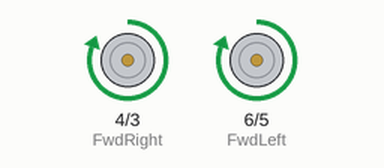
Recording of a sketch running on a simulated Arduino Uno, built with avr-gcc and run on an emulated ATmega328P. Shown: motor-driver pin pairs drawn as motors (green arrow = first pin HIGH = forward, orange = second pin HIGH = backward, longer = more drive).

Above: at 1.5 s.
At 6.5 s:
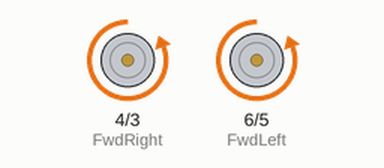
At 9.0 s:
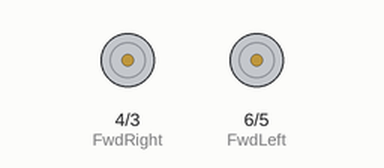
Timing chart, 0 to 13.0 s (numbered marks = the images above):
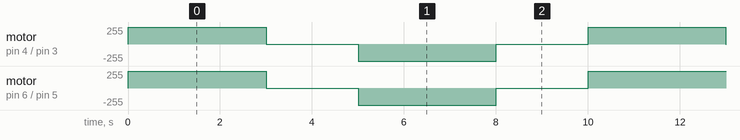

The sketch:

_05-19-2016_Daedalus_Spike_Testing.ino
```cpp
const int RevRight = 3;
const int FwdRight = 4;
const int RevLeft = 5;
const int FwdLeft = 6;

void setup() {
pinMode(RevLeft,OUTPUT);
pinMode(RevRight,OUTPUT);
pinMode(FwdRight,OUTPUT);
pinMode(FwdLeft,OUTPUT);
}

void loop() {
Forward();
Stop();
Backwards();
Stop();
}

void Forward(){
  //Light Should be Green on the Spike Relay
  digitalWrite(FwdRight,HIGH);
  digitalWrite(FwdLeft,HIGH);
  digitalWrite(RevRight,LOW);
  digitalWrite(RevLeft,LOW);
  delay(3000);
}
void Stop(){
  //Light Should be Orange on the Spike Relay
 digitalWrite(FwdRight,LOW);
  digitalWrite(FwdLeft,LOW);
  digitalWrite(RevRight,LOW);
  digitalWrite(RevLeft,LOW);
  delay(2000);
}
void Backwards(){
  //Light Should be Red on the Spike Relay
 digitalWrite(FwdRight,LOW);
  digitalWrite(FwdLeft,LOW);
  digitalWrite(RevRight,HIGH);
  digitalWrite(RevLeft,HIGH);
  delay(3000);
}
```

Measured:
- by itself, motor on pin 4 (FwdRight) / pin 3 (RevRight), motor on pin 6 (FwdLeft) / pin 5 (RevLeft): repeats every 10.0 s: stopped 2.0 s, backward 255/255 3.0 s, stopped 2.0 s, forward 255/255 3.0 s
